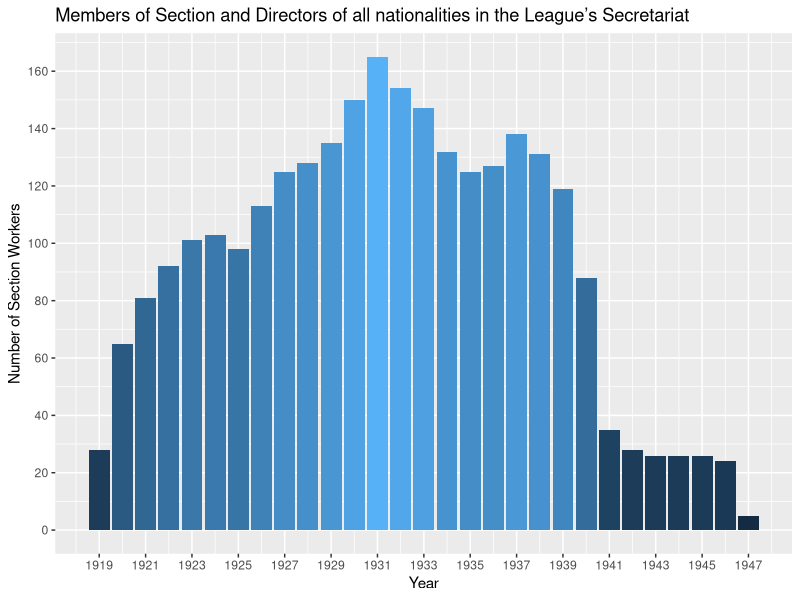

Write R code to recreate this figure.
## ---- chunk 1

list.of.packages <- c("stringr","ggplot2","ggExtra","lmerTest","tidyverse", "zoo","lubridate", "data.table")
new.packages <- list.of.packages[!(list.of.packages %in% installed.packages()[,"Package"])]
if(length(new.packages)) install.packages(new.packages, dependencies = TRUE)
for(i in 1:length(list.of.packages)){
  require(list.of.packages[i], character.only = TRUE)
}
#getting newer df from 2018 with more corrections

setwd("~/Historie projekt/historie project/LONSEA_DB/spring18/proportion_of_scandis")


da <- read.csv("contract_length_w_begin_year.csv")


## ---- chunk 2

section_worker <- da %>% 
  filter(str_detect(da$fname, "Section")| #including "Section"
           str_detect(da$fname, "Director")| #Including Directors
           str_detect(da$fname, "Chief") | #Including Chief
           str_detect(da$fname, "Expert")|
           str_detect(da$fname, "Head of") |
           str_detect(da$fname, "Section"),
         fname != "Secretary of Section",
         oname != "Treasury",
         oname != "Library",
         canonical_fname != "Second Division") %>% 
  #filter(canonical_fname != "First Division" & str_detect(da$fname, "Head") %>% 
  droplevels()





## ---- chunk 3
section_worker %>% 
  filter(!duplicated(id)) %>% 
  nrow

## ---- chunk 4
section_worker <- droplevels(section_worker)

summary(section_worker$fname)


## ---- chunk 5

mdl_df <- section_worker %>% 
  select(pname, fname_code,begin_date, end_date) %>% 
  mutate(begin_date = as.Date(begin_date),
         end_date = as.Date(end_date))



result <- setDT(mdl_df)[
  .(mseq = seq(as.Date("1919-01-01"), as.Date("1948-12-30"), by = "1 year")), 
  on = .(begin_date <= mseq, end_date >= mseq), nomatch = 0L, allow.cartesian = TRUE][
    , dcast(unique(.SD), pname ~ end_date, toString, value.var = "fname_code")]


## ---- chunk 6


## ---- chunk 7
result[1:40,1:3]
## ---- chunk 8


removed <- result[,-1]

time_section <- matrix(nrow = (ncol(removed)), ncol = 1)

for (i in 1:(nrow(time_section))){
  time_section[i] = sum(removed[,i, with = F] != "")
}


dates <- as.character(colnames(removed))

plot.df <- cbind(time_section,dates) %>% 
  as.data.frame() %>% 
  mutate(dates = as.Date(dates),
         V1 = as.numeric(as.character(V1))) %>% 
  rename(Section_Workers = V1)


## ---- chunk 9
plot.df
## ---- chunk 10
plot.df %>% 
  ggplot(aes(dates, Section_Workers, fill = Section_Workers)) +
  geom_col()+
  labs(x = "Year", y ="Number of Section Workers", titles ="Members of Section and Directors of all nationalities in the League’s Secretariat")+
  guides(fill=FALSE)+
  scale_y_continuous(breaks = seq(0,190,20))+
  scale_x_date(date_breaks = "2 year", date_labels = "%Y")
  


## ---- chunk 11
NAs <- filter(section_worker, is.na(section_worker$end_date) | is.na(section_worker$begin_date) | is.na(section_worker$born_on_year)) %>% select(pname, fname, begin_on_day, begin_on_month,begin_on_year, end_on_day,end_on_month, end_on_year, born_on_year )

test <- filter(section_worker, is.na(section_worker$begin_on_year))

#write.csv(NAs, "Section_workers_missing_data.csv")
NAs

